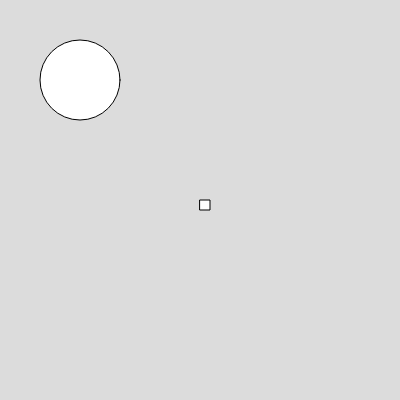
Frame 1 (no input)
Frame 60 (no input): identical to frame 1, image omitted
Frame 120 (the mouse pressed at the canvas centre since frame 60): identical to frame 1, image omitted

The p5.js sketch that drew this single still picture (run headless with seeded random() and noise() and a simulated clock; from frame 60 on, the mouse is pressed at the canvas centre):

// p5.js sketch
// ── sketch.js
function setup() {
  createCanvas(400, 400);
}

function draw() {
  background(220);
  rect(200,200,10,10);
  circle(80,80,80);
}
